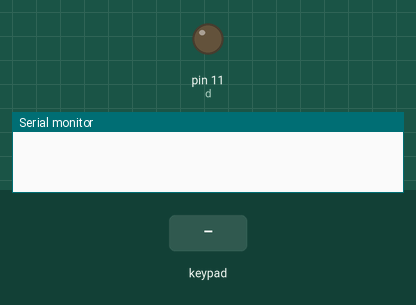
The sketch below on a simulated Arduino Uno, built with avr-gcc and run on an emulated ATmega328P. Parts: output pins drawn as LEDs (lit = HIGH), the last lines printed to the serial monitor. Inputs (shaded band) come from the test bench.

Above: at 1.2 s.
1.3 s: keypad keys 5 4 3 2 pressed 0.4 s apart
At 2.9 s:
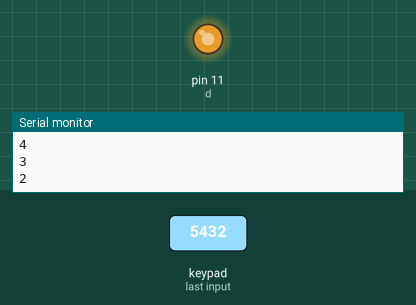
4.4 s: key '1' pressed
At 5.3 s:
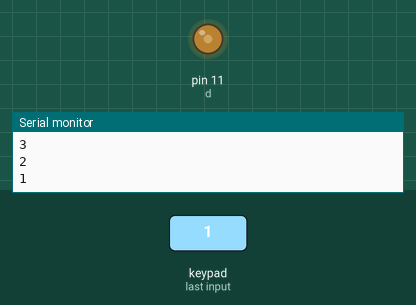
5.9 s: key '2' pressed
At 6.5 s:
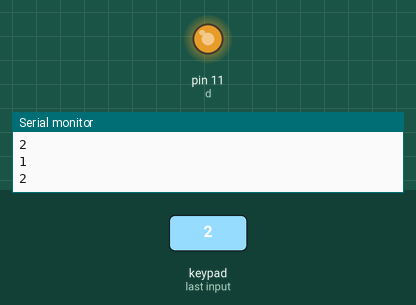
7.4 s: key '3' pressed
At 7.7 s:
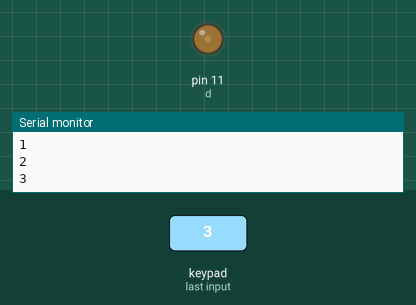
Timing chart, 0 to 10.4 s (numbered marks = the images above; inputs shaded):
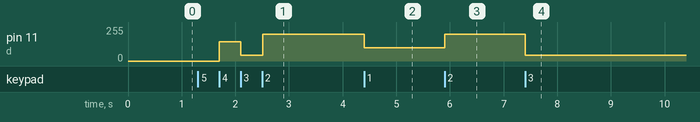

The sketch:

DC_MOTOR_using_IR_remote.ino
```cpp
#include <Keypad.h>

int d=11;

const byte row=4;

const byte col=4;

char keymap[row][col]=

{


    {'1','2','3','A'},

    {'4','5','6','B'},

    {'7','8','9','C'},

    {'*','0','#','D'}


};

byte rowPins[row]={9,8,7,6};

byte colPins[col]={5,4,3,2};

Keypad myKey=Keypad(makeKeymap(keymap),rowPins,colPins,row,col);

void setup()

{

 Serial.begin(9600);

  pinMode(d,OUTPUT);

}

void loop()

{

  char keypressed=myKey.getKey();

  if(keypressed!=NO_KEY)

  {

    Serial.println(keypressed);

    if(keypressed=='1')

    {

      analogWrite(d,100);

    }

    else if(keypressed=='2')

    {

      analogWrite(d,200);

    }

    else if(keypressed=='3')

    {

      analogWrite(d,300);

    }

    else if(keypressed=='4')

    {

      analogWrite(d,400);

    }

  }

}
```

Measured:
- after the input at 1.3 s, pin 11 (d): 0/255 → 144/255 after 0.40 s, → 44/255 0.40 s later, → 200/255 0.40 s later
- after the input at 4.4 s, pin 11 (d): 200/255 → 100/255 at once
- after the input at 5.9 s, pin 11 (d): 100/255 → 200/255 at once
- after the input at 7.4 s, pin 11 (d): 200/255 → 44/255 at once
